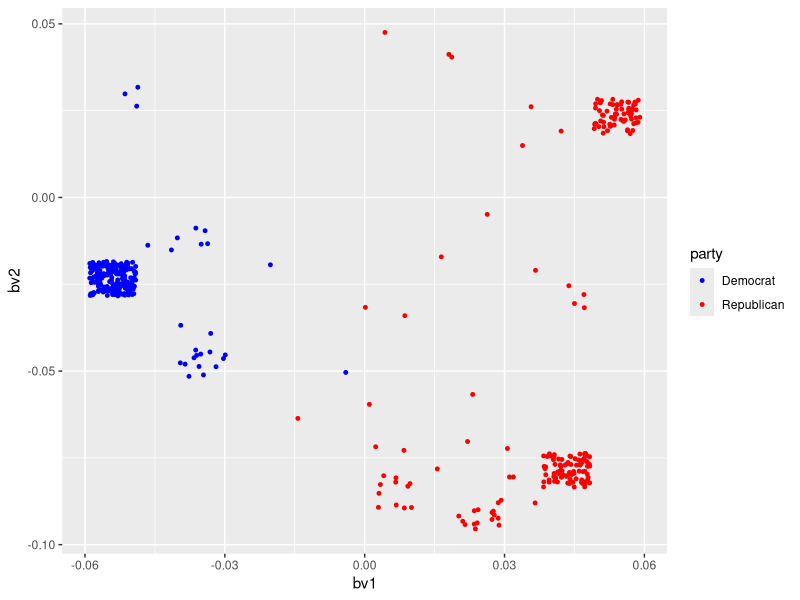
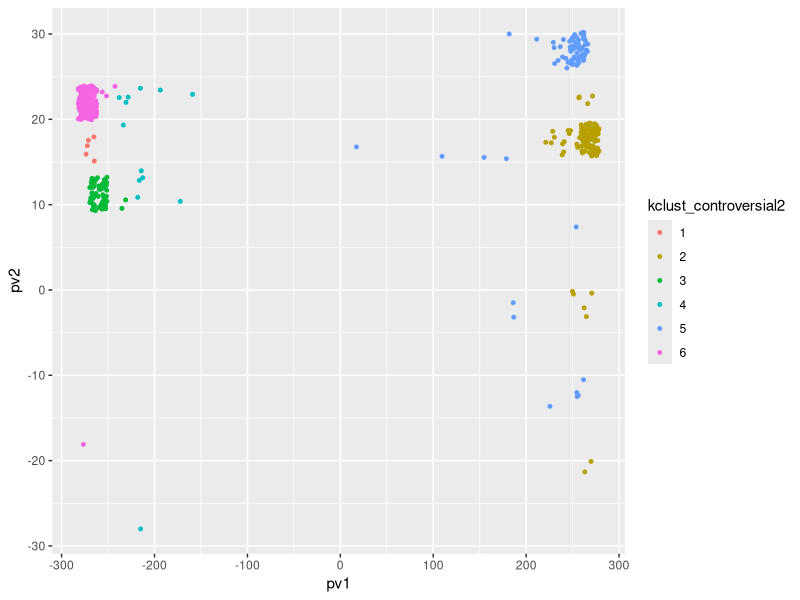
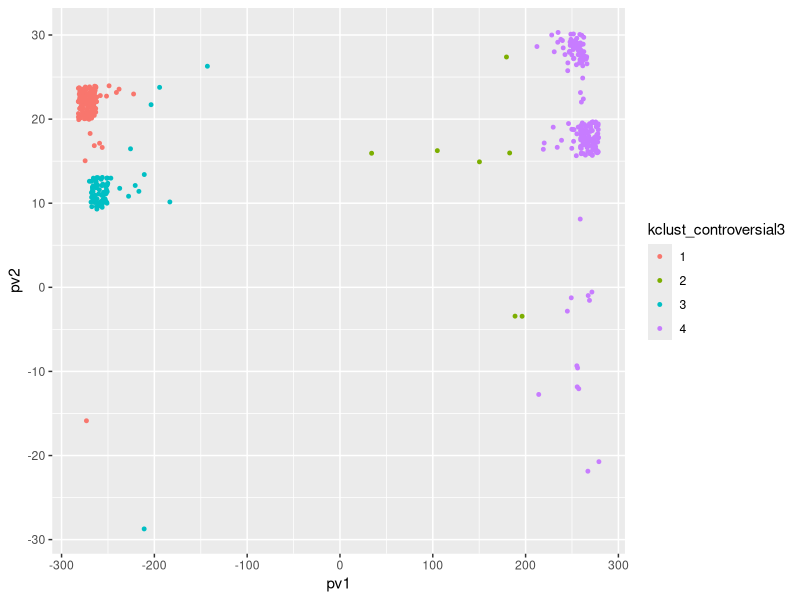
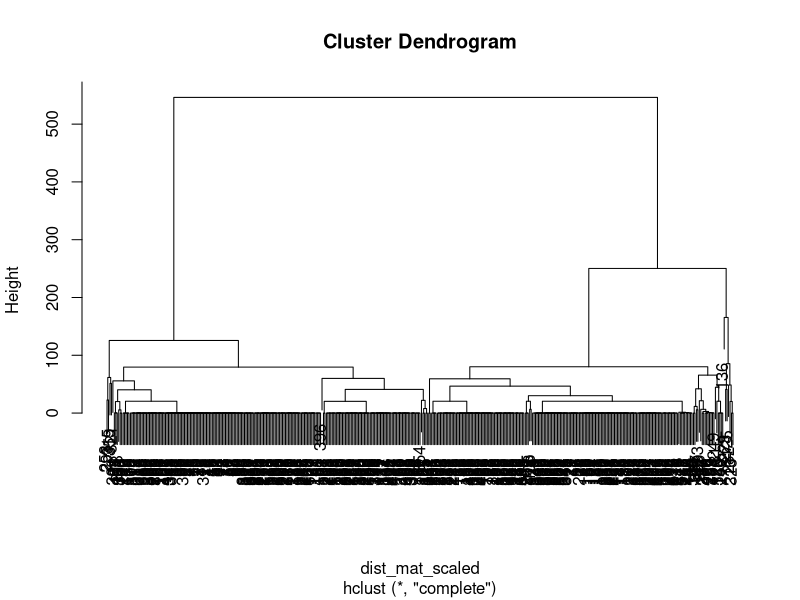
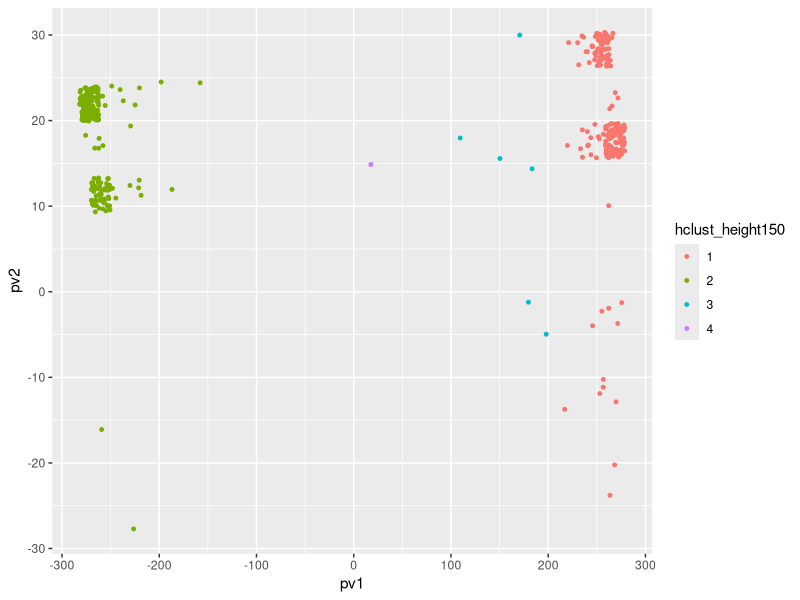
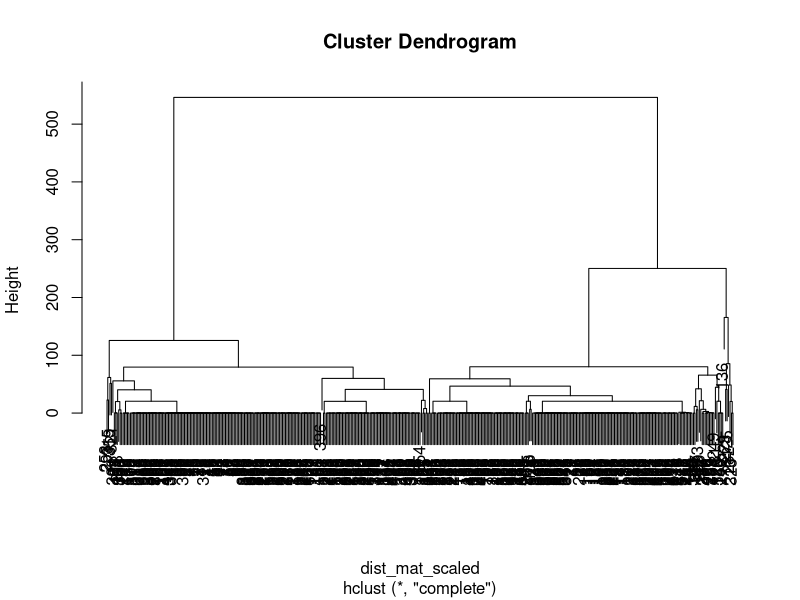
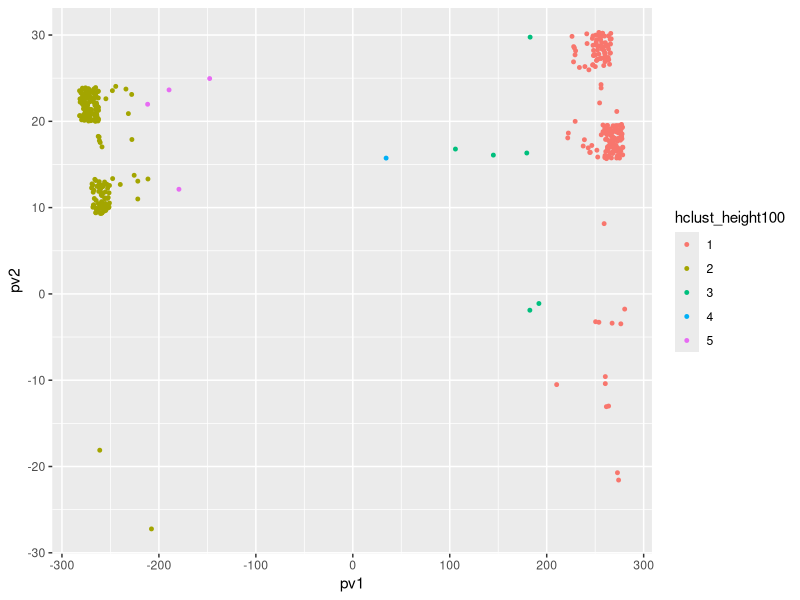
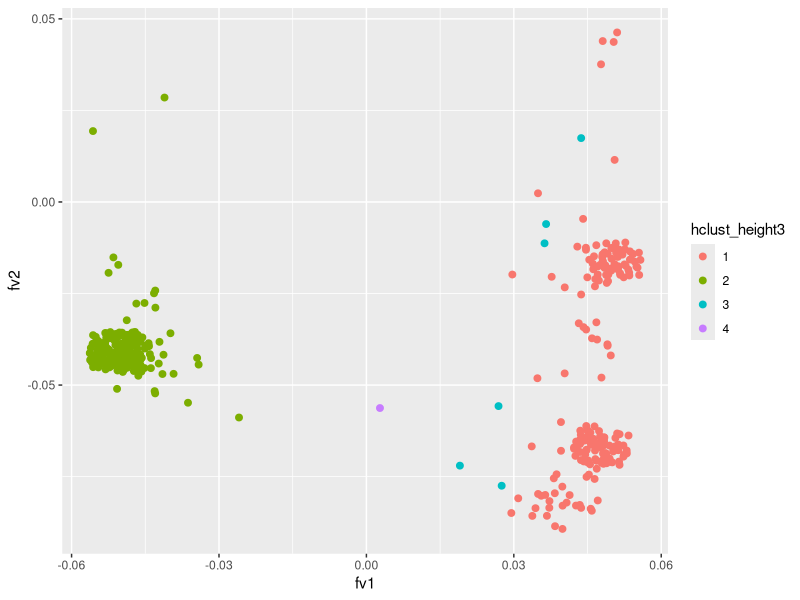

These charts were generated, in order, by the following R code:
## ---- chunk 1
knitr::opts_chunk$set(echo = TRUE)
## ---- chunk 2
library(readr)
library(ggplot2)
library(dplyr)
## ---- chunk 3
matrix<-read.csv("fullmatrix.csv")

B<-as.matrix(matrix[1:429,4:9])
btb<-t(B)%*%B
btb
eigen(btb)
## ---- chunk 4
bu1<-svd(btb)$u[,1]/norm(svd(btb)$u[,1],'2') #normalized dominate eigenvector
bu2<-svd(btb)$u[,2]/norm(svd(btb)$u[,2], '2') #normalized second eigenvector
btbval <- svd(btb)$d
head(bu1)

## ---- chunk 5
btbval/sum(btbval)
## ---- chunk 6
bbt <- B %*% t(B)
bv1 <- eigen(bbt)$vectors[,1]/norm(eigen(bbt)$vectors[,1],'2') #normalized v1
bv2 <- eigen(bbt)$vectors[,2]/norm(eigen(bbt)$vectors[,2],'2') #normalized v2

marijuana <- data.frame(
  name = matrix[1:429,2],
  party = matrix[1:429,3],
  bv1 = bv1,
  bv2 = bv2
)


ggplot() + 
  geom_jitter(data = marijuana, aes(x = bv1, y = bv2, color = party),size=1,height=.005,width=.005) +
  scale_color_manual(values = c("Democrat" = "blue", "Republican" = "red"))

## ---- chunk 7
Bappro <- sqrt(eigen(btb)$values[1]) * bu1 %*% t(bv1) + sqrt(eigen(btb)$values[2]) * bu2 %*% t(bv2)
Bappro
## ---- chunk 8
P<-as.matrix(matrix[1:429,10:24])
ptp<-t(P)%*%P
ptp
eigen(ptp)

pu1<-svd(ptp)$u[,1]/norm(svd(ptp)$u[,1],'2') #normalized dominate eigenvector
pu2<-svd(ptp)$u[,2]/norm(svd(ptp)$u[,2],'2') #normalized second eigenvector
ptpval <- svd(ptp)$d
## ---- chunk 9
ptpval/sum(ptpval)
## ---- chunk 10
ppt <- P %*% t(P)
pv1 <- eigen(ppt)$vectors[,1]/norm(eigen(ppt)$vectors[,1],'2')*eigen(ppt)$values[1] #weighted v1
pv2 <- eigen(ppt)$vectors[,2]/norm(eigen(ppt)$vectors[,2],'2')*eigen(ppt)$values[2] #weighted v2
pv3 <- eigen(ppt)$vectors[,3]/norm(eigen(ppt)$vectors[,3],'2')*eigen(ppt)$values[3] #weighted v3
pv4 <- eigen(ppt)$vectors[,4]/norm(eigen(ppt)$vectors[,4],'2')*eigen(ppt)$values[4] #weighted v4
controversial <- data.frame(
  name = matrix[1:429,2],
  party = matrix[1:429,3],
  pv1 = pv1,
  pv2 = pv2,
  pv3 = pv3,
  pv4 = pv4
)
## ---- chunk 11
controversial_k<-controversial%>% 
  select(pv1,pv2,pv3,pv4)
set.seed(169)
kclust_controversial<-kmeans((controversial_k),centers=6)
kclust_controversial1<-kmeans((controversial_k),centers=4)
head(kclust_controversial)


controversial<-controversial%>%
  mutate(kclust_controversial2=as.factor(kclust_controversial$cluster))%>%
  mutate(kclust_controversial3=as.factor(kclust_controversial1$cluster))
  
ggplot(controversial,aes(pv1,pv2)) + 
  geom_jitter(aes(color = kclust_controversial2),size=1,height=2,width=10) 
ggplot(controversial,aes(pv1,pv2)) + 
  geom_jitter(aes(color = kclust_controversial3),size=1,height=2,width=10) 
## ---- chunk 12
dist_mat_scaled<-dist((controversial_k))
hc_complete<-hclust(dist_mat_scaled,method="complete")
plot(hc_complete)
controversial<-controversial%>%
  mutate(hclust_height150=factor(cutree(hc_complete,h=150)))
ggplot(controversial,aes(pv1,pv2)) + 
  geom_jitter(aes(color = hclust_height150),size=1,width=10,height=2)
## ---- chunk 13
dist_mat_scaled<-dist((controversial_k))
hc_complete<-hclust(dist_mat_scaled,method="complete")
plot(hc_complete)
controversial<-controversial%>%
  mutate(hclust_height100=factor(cutree(hc_complete,h=100)))
ggplot(controversial,aes(pv1,pv2)) + 
  geom_jitter(aes(color = hclust_height100),size=1,width=10,height=2)
## ---- chunk 14
Ful<-as.matrix(matrix[1:429,4:24])
ftf<-t(Ful)%*%Ful
ftf
eigen(ftf)

fu1<-svd(ftf)$u[,1]/norm(svd(ftf)$u[,1],'2') #normalized dominate eigenvector
fu2<-svd(ftf)$u[,2]/norm(svd(ftf)$u[,2],'2') #normalized second eigenvector
ftfval <- svd(ftf)$d
head(fu1)


ftfval/sum(ftfval)

fft <- Ful %*% t(Ful)
fv1 <- eigen(fft)$vectors[,1]/norm(eigen(fft)$vectors[,1],'2') #normalized v1
fv1
fv2 <- eigen(fft)$vectors[,2]/norm(eigen(fft)$vectors[,2],'2') #normalized v2

full <- data.frame(
  party = matrix[1:429,3],
  fv1 = fv1,
  fv2 = fv2
)

full <- full %>%
  mutate(hclust_height3=factor(cutree(hc_complete,h=150)))%>%
  mutate(kclust_controversial2=as.factor(kclust_controversial$cluster))
  
ggplot() + 
  geom_jitter(data = full, aes(x = fv1, y = fv2, color = hclust_height3,label=controversial$name),size=2,width=.005,height=.005)

ggplot() + 
  geom_jitter(data = full, aes(x = fv1, y = fv2, color = kclust_controversial2,label=controversial$name),size=2,width=.005,height=.005)
